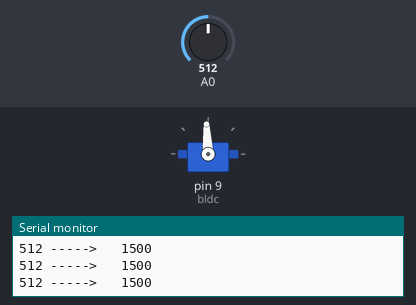
The sketch below on a simulated Arduino Uno, built with avr-gcc and run on an emulated ATmega328P. Shown: servo, the last lines printed to the serial monitor. The test bench sets the inputs (shaded band); at power-on: A0 = 512.

Above: at 1.2 s.
1.3 s: A0 set to 982
At 1.8 s:
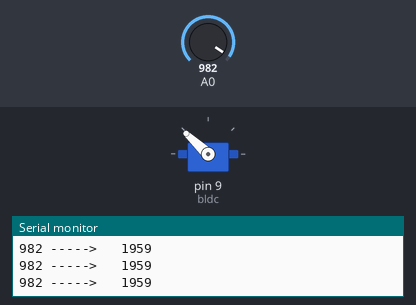
2.8 s: A0 set to 1016
At 4.0 s:
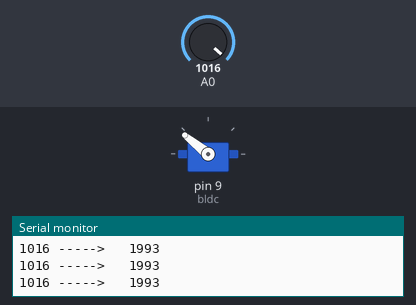
4.3 s: A0 set to 716
At 5.3 s:
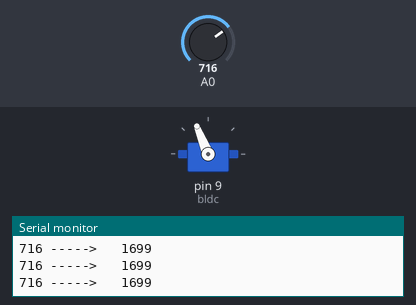
5.8 s: A0 set to 306
At 6.5 s:
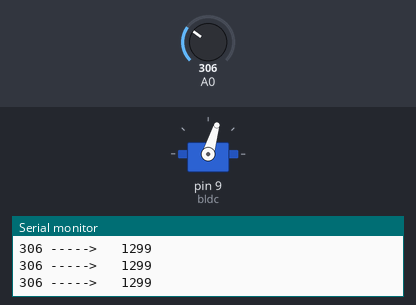
7.3 s: A0 set to 122
At 7.7 s:
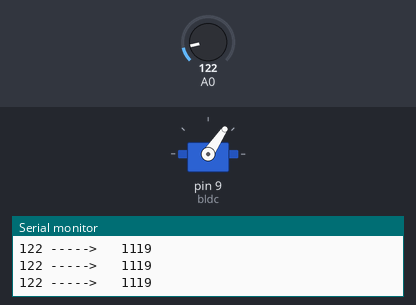
8.8 s: A0 set to 511
At 9.4 s:
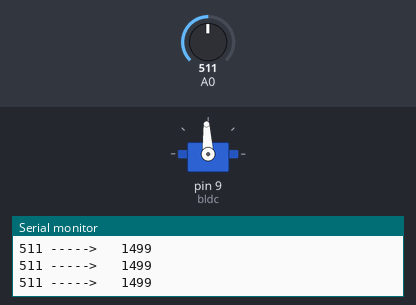
Timing chart, 0 to 11.8 s (numbered marks = the images above; inputs shaded):
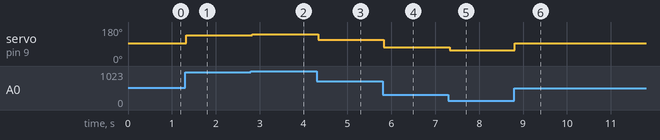

Measured:
- after the input at 1.3 s, servo on pin 9 (bldc): 93° → 137° at once
- after the input at 2.8 s, servo on pin 9 (bldc): 137° → 141° at once
- after the input at 4.3 s, servo on pin 9 (bldc): 141° → 112° at once
- after the input at 5.8 s, servo on pin 9 (bldc): 112° → 73° at once
- after the input at 7.3 s, servo on pin 9 (bldc): 73° → 56° at once
- after the input at 8.8 s, servo on pin 9 (bldc): 56° → 93° at once

The sketch:

bldc_basics_potentiometre.ino
```cpp
#include<Servo.h>
Servo bldc;
int maxi=2000;
int mini =1000;
int data;
void setup() {
  // put your setup code here, to run once:
  Serial.begin(9600);

  bldc.attach(9);
  pinMode(A0,INPUT);


}

void loop() {
  // put your main code here, to run repeatedly:
  data=analogRead(A0);
  Serial.print(data);
  Serial.print(" ----->   ");
  data=map(data,0,1023,mini,maxi);
  bldc.writeMicroseconds(data);
  Serial.println(data);


}
```
